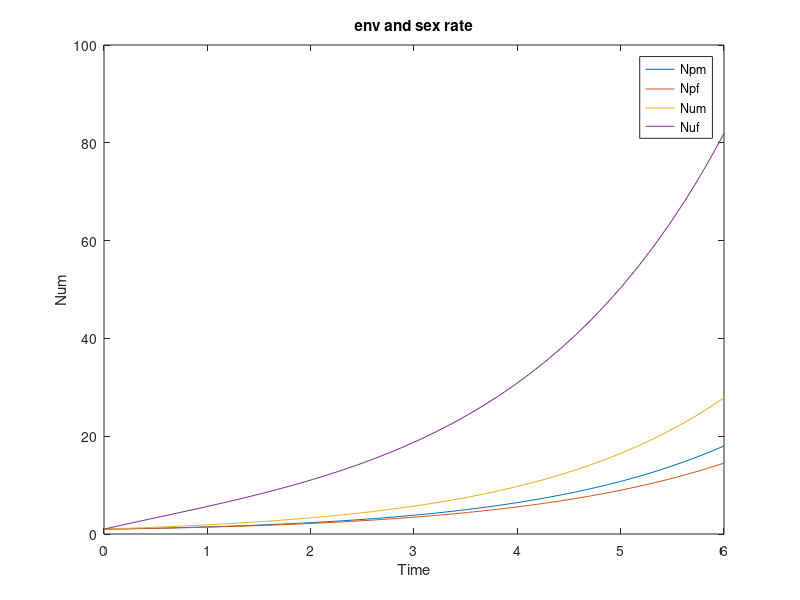

Write the MATLAB code that produced this figure.
clear;close;clc

ap = 1;
au = 1;
mp = 0.3;
mu = 0.7;
b = 0.5;
r = 10;

ode_system = @(t, y) [
    ap * mp * min(y(1), y(2)) + b * (y(3) - y(1));
    ap * (1 - mp) * min(y(1), y(2)) + b / r * (y(4) - r * y(2));
    au * mu * min(y(3), y(4)) + b * (y(1) - y(3));
    au * (1 - mu) * min(y(3), y(4)) + b * r * (y(2) - y(4) / r)
];


tspan = [0 6]; % 从0到6年

y0 = [1; 1; 1; 1]; % 初值

% ode45
[t, y] = ode45(ode_system, tspan, y0);

figure;
plot(t, y);
xlabel('Time');
ylabel('Num');
legend('Npm', 'Npf', 'Num', 'Nuf');
title('env and sex rate');
